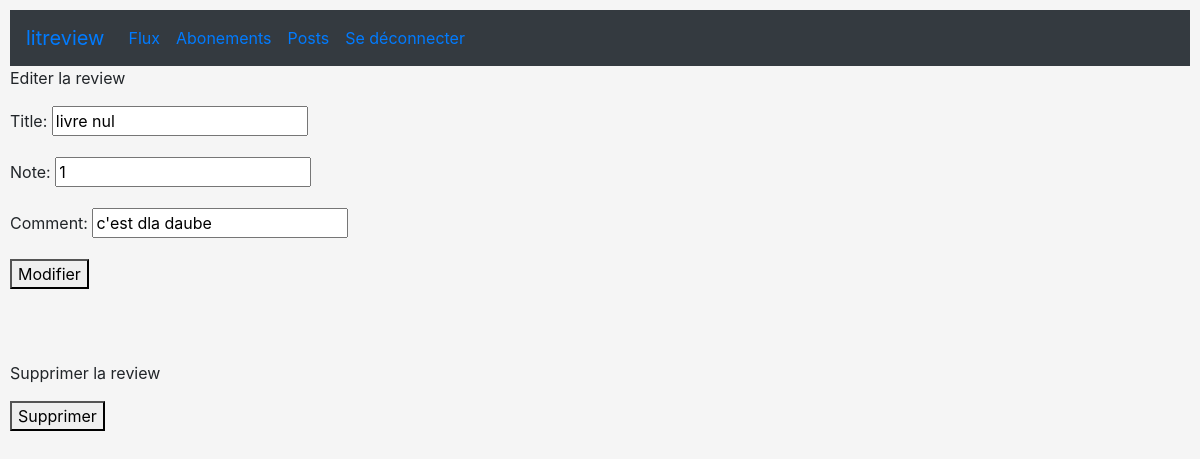
Page /edit/4/review/ (signed in) on the committed database.
### flux/models.py (models this page shows)
class Review(models.Model):
    ticket = models.ForeignKey(
        Ticket, on_delete=models.CASCADE)
    note = models.PositiveSmallIntegerField(
        validators=[MinValueValidator(0), MaxValueValidator(5)])
    title = models.CharField(max_length=128)
    comment = models.CharField(max_length=8192, blank=True)
    user = models.ForeignKey(
        settings.AUTH_USER_MODEL, on_delete=models.CASCADE)
    date_created = models.DateTimeField(auto_now_add=True)

### flux/views.py (the view, shortened to what this page needs)
# urls.py: path('edit/<int:review_id>/review/', views.edit_review, name='edit_review'),
@login_required
def edit_review(request, review_id):
    review = get_object_or_404(models.Review, id=review_id)
    edit_form = forms.ReviewForm(instance=review)
    delete_form = forms.DeleteReviewForm()
    context = {
        'edit_form': edit_form,
        'delete_form': delete_form,
    }
    return render(request, 'flux/edit_review.html', context=context)

### flux/forms.py
class ReviewForm(forms.ModelForm):
    edit_review = forms.BooleanField(widget=forms.HiddenInput, initial=True)
    class Meta:
        model = models.Review
        fields = ['title', 'note', 'comment']

class DeleteReviewForm(forms.Form):
    delete_review = forms.BooleanField(widget=forms.HiddenInput, initial=True)

### flux/templates/flux/edit_review.html
{% extends 'base.html' %} {% block content %}
<nav class="navbar navbar-expand bg-dark">
  <a class="navbar-brand" href="#">litreview</a>
  <ul class="navbar-nav">
    <li class="nav-item active">
      <a class="nav-link" href="{% url 'flux' %}">Flux</a>
    </li>
    <li class="nav-item">
      <a class="nav-link" href="{% url 'followers' %}">Abonements</a>
    </li>
    <li class="nav-item active">
      <a class="nav-link" href="{% url 'posts' %}">Posts</a>
    </li>
    <li class="nav-item">
      <a class="nav-link" href="{% url 'logout' %}">Se déconnecter</a>
    </li>
  </ul>
</nav>
<p>Editer la review</p>
<form method="post" enctype="multipart/form-data">
  {% csrf_token %} {{edit_form.as_p}}<button type="submit">Modifier</button>
</form>
<br />
<br />
<br />
<p>Supprimer la review</p>
<form method="post">
  {% csrf_token %} {{delete_form.as_p}}<button type="submit">Supprimer</button>
</form>
{% endblock %}

### static/style.css (style rules this page uses)
body { background-color: whitesmoke; padding: 10px; }

### rows in the picture
Review: title "livre nul", note "1", comment "c'est dla daube"
